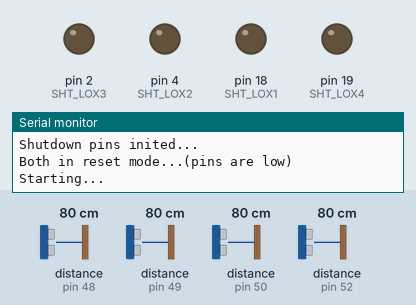
Recording of a sketch running on a simulated Arduino Uno, built with avr-gcc and run on an emulated ATmega328P. Parts: output pins drawn as LEDs (lit = HIGH), the last lines printed to the serial monitor. Inputs (shaded band) come from the test bench; at power-on: distance to the obstacle (sensors on pin 48, pin 49, pin 50, pin 52) 80 cm.

Above: at 0.01 s.
At 1.2 s:
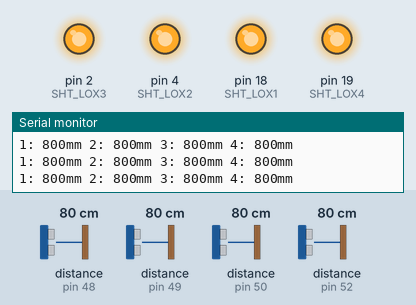
1.3 s: distance to the obstacle (sensor on pin 48) set to 250 cm
3.5 s: distance to the obstacle (sensor on pin 49) set to 250 cm
5.6 s: distance to the obstacle (sensor on pin 50) set to 250 cm
7.7 s: distance to the obstacle (sensor on pin 52) set to 250 cm
9.8 s: distance to the obstacle (sensor on pin 48) set to 2 cm
11.9 s: distance to the obstacle (sensor on pin 49) set to 2 cm
Timing chart, 0 to 14.9 s (numbered marks = the images above; inputs shaded):
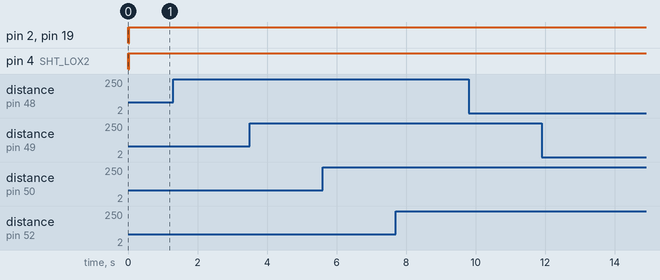

The sketch:

tof_code.ino
```cpp
#include "Adafruit_VL53L0X.h"

// address we will assign if dual sensor is present
#define LOX1_ADDRESS 0x30
#define LOX2_ADDRESS 0x31
#define LOX3_ADDRESS 0x32
#define LOX4_ADDRESS 0x34
int sensor1, sensor2, sensor3, sensor4;


// set the pins to shutdown
#define SHT_LOX1 18
#define SHT_LOX2 4
#define SHT_LOX3 2
#define SHT_LOX4 19

// objects for the vl53l0x
Adafruit_VL53L0X lox1 = Adafruit_VL53L0X();
Adafruit_VL53L0X lox2 = Adafruit_VL53L0X();
Adafruit_VL53L0X lox3 = Adafruit_VL53L0X();
Adafruit_VL53L0X lox4 = Adafruit_VL53L0X();

// this holds the measurement
VL53L0X_RangingMeasurementData_t measure1;
VL53L0X_RangingMeasurementData_t measure2;
VL53L0X_RangingMeasurementData_t measure3;
VL53L0X_RangingMeasurementData_t measure4;

/*
    Reset all sensors by setting all of their XSHUT pins low for delay(10), then set all XSHUT high to bring out of reset
    Keep sensor #1 awake by keeping XSHUT pin high
    Put all other sensors into shutdown by pulling XSHUT pins low
    Initialize sensor #1 with lox.begin(new_i2c_address) Pick any number but 0x29 and it must be under 0x7F. Going with 0x30 to 0x3F is probably OK.
    Keep sensor #1 awake, and now bring sensor #2 out of reset by setting its XSHUT pin high.
    Initialize sensor #2 with lox.begin(new_i2c_address) Pick any number but 0x29 and whatever you set the first sensor to
 */
void setID() {
  // all reset
  digitalWrite(SHT_LOX1, LOW);
  digitalWrite(SHT_LOX2, LOW);
  digitalWrite(SHT_LOX3, LOW);
  digitalWrite(SHT_LOX4, LOW);
  delay(10);
  // all unreset
  digitalWrite(SHT_LOX1, HIGH);
  digitalWrite(SHT_LOX2, HIGH);
  digitalWrite(SHT_LOX3, HIGH);
  digitalWrite(SHT_LOX4, HIGH);
  delay(10);

  // activating LOX1 and reseting LOX2
  digitalWrite(SHT_LOX1, HIGH);
  digitalWrite(SHT_LOX2, LOW);
  digitalWrite(SHT_LOX3, LOW);
  digitalWrite(SHT_LOX4, LOW);

  // initing LOX1
  if (!lox1.begin(LOX1_ADDRESS)) {
    Serial.println(F("Failed to boot first VL53L0X"));
    while (1)
      ;
  }
  delay(10);

  // activating LOX2
  digitalWrite(SHT_LOX2, HIGH);
  delay(10);

  //initing LOX2
  if (!lox2.begin(LOX2_ADDRESS)) {
    Serial.println(F("Failed to boot second VL53L0X"));
    while (1)
      ;
  }
  // activating LOX3
  digitalWrite(SHT_LOX3, HIGH);
  delay(10);

  //initing LOX2
  if (!lox3.begin(LOX3_ADDRESS)) {
    Serial.println(F("Failed to boot third VL53L0X"));
    while (1)
      ;
  }

  // activating LOX4
  digitalWrite(SHT_LOX4, HIGH);
  delay(10);

  //initing LOX2
  if (!lox4.begin(LOX4_ADDRESS)) {
    Serial.println(F("Failed to boot fourth VL53L0X"));
    while (1)
      ;
  }
}

void read_dual_sensors() {

  lox1.rangingTest(&measure1, false);  // pass in 'true' to get debug data printout!
  lox2.rangingTest(&measure2, false);
  lox3.rangingTest(&measure3, false);
  lox4.rangingTest(&measure4, false);  // pass in 'true' to get debug data printout!

  // print sensor one reading
  Serial.print("1: ");
  if (measure1.RangeStatus != 4) {  // if not out of range
    sensor1 = measure1.RangeMilliMeter;
    Serial.print(sensor1);
    Serial.print("mm");
  } else {
    Serial.print("Out of range");
  }

  Serial.print(" ");

  // print sensor two reading
  Serial.print("2: ");
  if (measure2.RangeStatus != 4) {
    sensor2 = measure2.RangeMilliMeter;
    Serial.print(sensor2);
    Serial.print("mm");
  } else {
    Serial.print("Out of range");
  }

  Serial.print(" ");

  // print sensor two reading
  Serial.print("3: ");
  if (measure3.RangeStatus != 4) {
    sensor3 = measure3.RangeMilliMeter;
    Serial.print(sensor3);
    Serial.print("mm");
  } else {
    Serial.print("Out of range");
  }

  Serial.print(" ");

  // print sensor two reading
  Serial.print("4: ");
  if (measure4.RangeStatus != 4) {
    sensor4 = measure4.RangeMilliMeter;
    Serial.print(sensor4);
    Serial.print("mm");
  } else {
    Serial.print("Out of range");
  }

  Serial.println();
}

void setup() {
  Serial.begin(115200);

  // wait until serial port opens for native USB devices
  while (!Serial) { delay(1); }

  pinMode(SHT_LOX1, OUTPUT);
  pinMode(SHT_LOX2, OUTPUT);
  pinMode(SHT_LOX3, OUTPUT);
  pinMode(SHT_LOX4, OUTPUT);

  Serial.println("Shutdown pins inited...");

  digitalWrite(SHT_LOX1, LOW);
  digitalWrite(SHT_LOX2, LOW);
  digitalWrite(SHT_LOX3, LOW);
  digitalWrite(SHT_LOX4, LOW);

  Serial.println("Both in reset mode...(pins are low)");


  Serial.println("Starting...");
  setID();
}

void loop() {

  read_dual_sensors();
  delay(100);
}
```

IR.cpp
```cpp
#include <SharpIR.h>

#define ir A0
#define model 20150
// ir: the pin where your sensor is attached
// model: an int that determines your sensor:  1080 for GP2Y0A21Y
//                                            20150 for GP2Y0A02Y
//                                            (working distance range according to the datasheets)

SharpIR SharpIR(ir, model);

void setup()
{
    // put your setup code here, to run once:
    Serial.begin(9600);
}

void loop()
{
    delay(2000);

    unsigned long pepe1 = millis(); // takes the time before the loop on the library begins

    int dis = SharpIR.distance(); // this returns the distance to the object you're measuring

    Serial.print("Mean distance: "); // returns it to the serial monitor
    Serial.println(dis);

    unsigned long pepe2 = millis() - pepe1; // the following gives you the time taken to get the measurement
    Serial.print("Time taken (ms): ");
    Serial.println(pepe2);
}
```

LD.cpp
```cpp
#include "Adafruit_VL53L0X.h"

Adafruit_VL53L0X lox = Adafruit_VL53L0X();

void setup() {
  Serial.begin(115200);

  // wait until serial port opens for native USB devices
  while (! Serial) {
    delay(1);
  }

  Serial.println("Adafruit VL53L0X test.");
  if (!lox.begin()) {
    Serial.println(F("Failed to boot VL53L0X"));
    while(1);
  }
  // power
  Serial.println(F("VL53L0X API Continuous Ranging example\n\n"));

  // start continuous ranging
  lox.startRangeContinuous();
}

void loop() {
  if (lox.isRangeComplete()) {
    Serial.print("Distance in mm: ");
    Serial.println(lox.readRange());
  }
}
```

mpu6050-test.cpp
```cpp
#include <Adafruit_MPU6050.h>
#include <Adafruit_Sensor.h>
#include <Wire.h>

Adafruit_MPU6050 mpu;

void setup(void) {
  Serial.begin(115200);
  while (!Serial)
    delay(10); // will pause Zero, Leonardo, etc until serial console opens

  Serial.println("Adafruit MPU6050 test!");

  // Try to initialize!
  if (!mpu.begin()) {
    Serial.println("Failed to find MPU6050 chip");
    while (1) {
      delay(10);
    }
  }
  Serial.println("MPU6050 Found!");

  //setupt motion detection
  mpu.setHighPassFilter(MPU6050_HIGHPASS_0_63_HZ);
  mpu.setMotionDetectionThreshold(1);
  mpu.setMotionDetectionDuration(20);
  mpu.setInterruptPinLatch(true);	// Keep it latched.  Will turn off when reinitialized.
  mpu.setInterruptPinPolarity(true);
  mpu.setMotionInterrupt(true);

  Serial.println("");
  delay(100);
}

void loop() {

  if(mpu.getMotionInterruptStatus()) {
    /* Get new sensor events with the readings */
    sensors_event_t a, g, temp;
    mpu.getEvent(&a, &g, &temp);

    /* Print out the values */
    Serial.print("AccelX:");
    Serial.print(a.acceleration.x);
    Serial.print(",");
    Serial.print("AccelY:");
    Serial.print(a.acceleration.y);
    Serial.print(",");
    Serial.print("AccelZ:");
    Serial.print(a.acceleration.z);
    Serial.print(", ");
    Serial.print("GyroX:");
    Serial.print(g.gyro.x);
    Serial.print(",");
    Serial.print("GyroY:");
    Serial.print(g.gyro.y);
    Serial.print(",");
    Serial.print("GyroZ:");
    Serial.print(g.gyro.z);
    Serial.println("");
  }

  delay(10);
}
```
